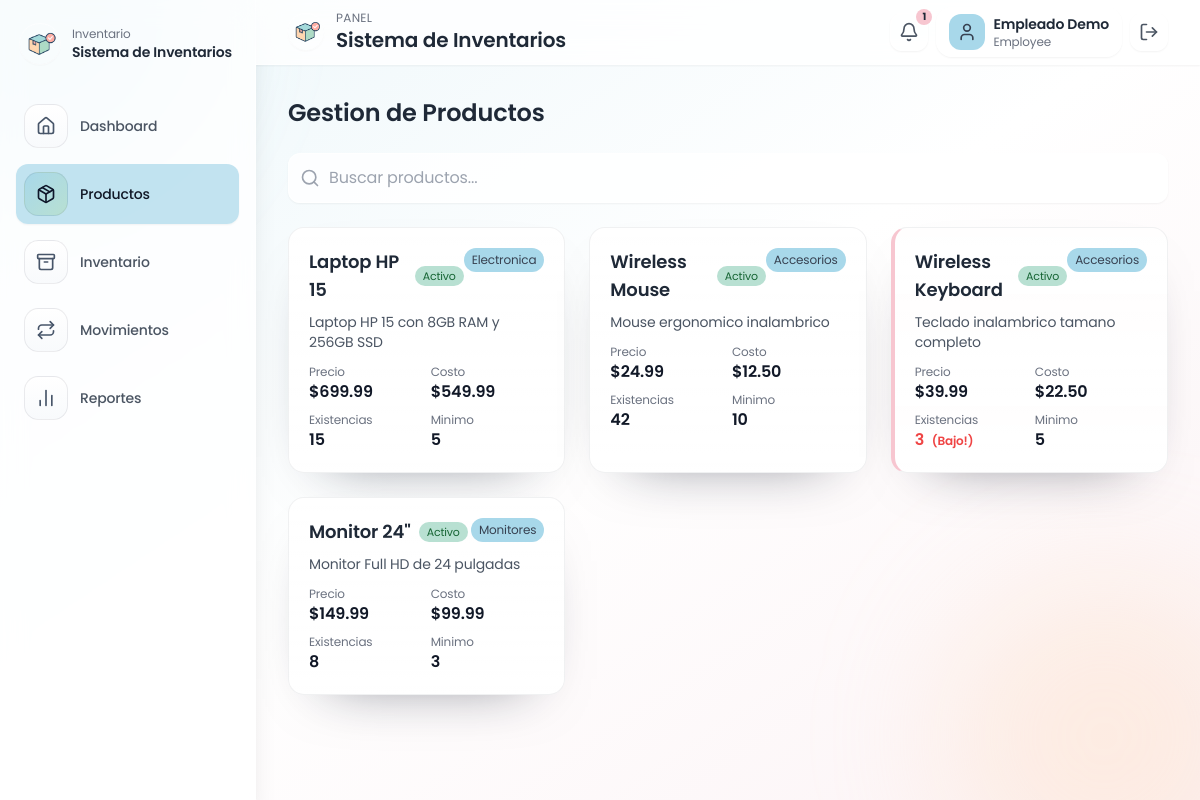
/products (signed in), run on the app's committed database.
### tables this page shows
CREATE TABLE IF NOT EXISTS products (
    id INT AUTO_INCREMENT PRIMARY KEY,
    name VARCHAR(150) NOT NULL,
    description TEXT,
    category_id INT NOT NULL,
    price DECIMAL(10,2) NOT NULL DEFAULT 0,
    cost DECIMAL(10,2) NOT NULL DEFAULT 0,
    stock_quantity INT NOT NULL DEFAULT 0,
    min_stock_level INT NOT NULL DEFAULT 0,
    active TINYINT(1) NOT NULL DEFAULT 1,
    image_url TEXT,
    created_at DATETIME NOT NULL DEFAULT CURRENT_TIMESTAMP,
    CONSTRAINT fk_products_category FOREIGN KEY (category_id) REFERENCES categories(id) ON UPDATE CASCADE
);

CREATE TABLE IF NOT EXISTS categories (
    id INT AUTO_INCREMENT PRIMARY KEY,
    name VARCHAR(120) NOT NULL UNIQUE,
    created_at DATETIME NOT NULL DEFAULT CURRENT_TIMESTAMP
);

### app/helpers.php (called while the page is built, shortened)
<?php
function config(string $key, mixed $default = null): mixed
{
    $config = $GLOBALS['app_config'] ?? [];
    $segments = explode('.', $key);
    $value = $config;
    foreach ($segments as $segment) {
        if (is_array($value) && array_key_exists($segment, $value)) {
            $value = $value[$segment];
        } else {
            return $default;
        }
    }
    return $value;
}
function base_url(string $path = ''): string
{
    $base = config('app.base_url', '');
    if ($base === '') {
        $base = rtrim(str_replace('\\', '/', dirname($_SERVER['SCRIPT_NAME'] ?? '')), '/');
    }
    return rtrim($base, '/') . '/' . ltrim($path, '/');
}
function e(?string $value): string
{
    return htmlspecialchars((string) $value, ENT_QUOTES, 'UTF-8');
}
function render(string $view, array $data = [], ?string $layout = 'layout'): void
{
    $viewFile = __DIR__ . '/Views/' . $view . '.php';
    extract($data);
    include $viewFile;
}

### app/Core/Controller.php (called while the page is built, shortened)
<?php
abstract class Controller
{
    protected function render(string $view, array $data = [], ?string $layout = 'layout'): void
    {
        render($view, $data, $layout);
    }
}

### app/Controllers/ProductController.php (called while the page is built, shortened)
<?php
class ProductController extends Controller
{
    public function index(): void
    {
        $currentUser = auth_user();
        $isAdmin = ($currentUser['role'] ?? null) === 'admin';
        $search = trim($_GET['q'] ?? '');
        $category = isset($_GET['category']) ? (int) $_GET['category'] : null;
        $editId = isset($_GET['edit']) ? (int) $_GET['edit'] : null;
        $editingProduct = ($isAdmin && $editId) ? Product::find($editId) : null;
        $products = Product::all($search ?: null, $category ?: null);
        $categories = Category::all();
        $this->render('products/index', [
            'products' => $products,
            'categories' => $categories,
            'search' => $search,
            'selectedCategory' => $category,
            'editingProduct' => $editingProduct,
            'isAdmin' => $isAdmin,
            'message' => flash('success'),
            'error' => flash('error'),
        ]);
    }
}

### public/index.php (called while the page is built, shortened)
<?php
$router = new Router();
$router->get('/login', [AuthController::class, 'showLogin']);
$router->post('/login', [AuthController::class, 'login']);
$router->get('/logout', [AuthController::class, 'logout']);
$router->get('/', [DashboardController::class, 'index']);
$router->get('/products', [ProductController::class, 'index']);
$router->post('/products/save', [ProductController::class, 'save']);
$router->post('/products/deactivate', [ProductController::class, 'deactivate']);
$router->post('/products/reactivate', [ProductController::class, 'reactivate']);
$router->post('/products/delete', [ProductController::class, 'delete']);
$router->post('/categories/save', [CategoryController::class, 'save']);
$router->get('/inventory', [InventoryController::class, 'index']);
$router->post('/inventory/adjust', [InventoryController::class, 'adjust']);
$router->get('/movements', [MovementController::class, 'index']);
$router->post('/movements/save', [MovementController::class, 'save']);
$router->get('/movements/pending', [MovementController::class, 'pending']);
$router->post('/movements/approve', [MovementController::class, 'approve']);
$router->post('/movements/reject', [MovementController::class, 'reject']);
$router->get('/reports', [ReportController::class, 'index']);
$router->get('/users', [UserController::class, 'index']);
$router->post('/users/save', [UserController::class, 'save']);
$router->post('/users/delete', [UserController::class, 'delete']);
$router->post('/users/toggle', [UserController::class, 'toggle']);
$router->dispatch($_SERVER['REQUEST_METHOD'], parse_url($_SERVER['REQUEST_URI'] ?? '/', PHP_URL_PATH) ?: '/');

### app/Models/Product.php (called while the page is built, shortened)
<?php
class Product
{
    public static function all(?string $search = null, ?int $categoryId = null, bool $onlyActive = false): array
    {
        $pdo = Database::connection();
        $sql = 'SELECT p.*, c.name as category, c.id as category_id, (SELECT COUNT(*) FROM movements m WHERE m.product_id = p.id) as movements_count
                FROM products p
                INNER JOIN categories c ON c.id = p.category_id
                WHERE 1=1';
        $params = [];
        $sql .= ' ORDER BY p.created_at DESC';
        $stmt = $pdo->prepare($sql);
        $stmt->execute($params);
        return $stmt->fetchAll();
    }
}

### app/Views/products/index.php (the view, shortened to what this page needs)
<div class="max-w-7xl mx-auto space-y-6">
    <div class="flex flex-col sm:flex-row items-start sm:items-center justify-between">
        <h2 class="text-2xl font-semibold text-gray-800">Gestion de Productos</h2>
    </div>
    <form method="GET" action="<?= base_url('products') ?>" class="mb-6">
        <div class="relative">
            <div class="absolute inset-y-0 left-0 pl-3 flex items-center pointer-events-none">
                <i data-lucide="search" class="h-5 w-5 text-gray-400"></i>
            </div>
            <input id="product-search" type="text" name="q" placeholder="Buscar productos..." value="<?= e($search) ?>"
                   class="w-full pl-10 pr-10 py-3 border border-white/60 bg-white/80 rounded-xl shadow-sm focus:outline-none focus:ring-2 focus:ring-blue-pastel">
        </div>
    </form>
    <?php if (count($products) === 0): ?>
        <div class="text-center py-12">
            <p class="text-gray-500">No se encontraron productos.</p>
        </div>
    <?php else: ?>
        <div class="grid grid-cols-1 sm:grid-cols-2 lg:grid-cols-3 xl:grid-cols-4 gap-6">
            <?php foreach ($products as $product): ?>
                <?php
                $isLow = $product['stock_quantity'] <= $product['min_stock_level'];
                $isInactive = empty($product['active']);
                ?>
                <div class="card <?= $isLow ? 'low-stock' : '' ?>">
                    <div class="flex flex-col h-full">
                        <div class="flex-1">
                            <div class="flex justify-between items-start">
                                <div class="space-y-1">
                                    <div class="flex items-center space-x-2">
                                        <h3 class="text-lg font-semibold text-gray-800"><?= e($product['name']) ?></h3>
                                        <span class="px-2 py-0.5 text-[11px] rounded-full <?= $isInactive ? 'bg-gray-200 text-gray-700' : 'bg-green-pastel text-green-800' ?>">
                                            <?= $isInactive ? 'Inactivo' : 'Activo' ?>
                                        </span>
                                    </div>
                                </div>
                                <span class="px-2 py-1 text-xs rounded-full bg-blue-pastel text-gray-700">
                                    <?= e($product['category']) ?>
                                </span>
                            </div>
                            <p class="text-sm text-gray-600 mt-2 line-clamp-2">
                                <?= e($product['description']) ?>
                            </p>
                            <div class="mt-3 grid grid-cols-2 gap-2">
                                <div>
                                    <p class="text-xs text-gray-500">Precio</p>
                                    <p class="font-semibold">$<?= number_format((float) $product['price'], 2) ?></p>
                                </div>
                                <div>
                                    <p class="text-xs text-gray-500">Costo</p>
                                    <p class="font-semibold">$<?= number_format((float) $product['cost'], 2) ?></p>
                                </div>
                                <div>
                                    <p class="text-xs text-gray-500">Existencias</p>
                                    <p class="font-semibold <?= $isLow ? 'text-red-500' : '' ?>">
                                        <?= (int) $product['stock_quantity'] ?>
                                        <?= $isLow ? '<span class="ml-1 text-xs">(Bajo!)</span>' : '' ?>
                                    </p>
                                </div>
                                <div>
                                    <p class="text-xs text-gray-500">Minimo</p>
                                    <p class="font-semibold"><?= (int) $product['min_stock_level'] ?></p>
                                </div>
                            </div>
                        </div>
                    </div>
                </div>
            <?php endforeach; ?>
        </div>
    <?php endif; ?>
</div>

### public/assets/styles.css (style rules this page uses)
:root { --pink-pastel: #F7C6D0; --blue-pastel: #A8D8EA; --green-pastel: #B8E0D2; --peach-pastel: #FFD8B5; }
body { font-family: 'Poppins', sans-serif; background: radial-gradient(circle at 0% 0%, rgba(168, 216, 234, 0.22), transparent 30%), radial-gradient(circle at 100% 100%, rgba(255, 216, 181, 0.22), transparent 28%), #fdfefe; color: #0f172a; letter-spacing: -0.01em; }
.card { background: linear-gradient(180deg, rgba(255, 255, 255, 0.95), #ffffff); border-radius: 1rem; padding: 1.25rem; border: 1px solid rgba(15, 23, 42, 0.06); box-shadow: 0 24px 60px -40px rgba(15, 23, 42, 0.6); transition: all 0.2s ease-in-out; }
.low-stock { background-color: rgba(247, 198, 208, 0.2); border-left: 4px solid var(--pink-pastel); }
.line-clamp-2 { display: -webkit-box; -webkit-line-clamp: 2; -webkit-box-orient: vertical; overflow: hidden; }
.bg-blue-pastel { background-color: var(--blue-pastel); }
.bg-green-pastel { background-color: var(--green-pastel); }

### data on the page
products: name "Laptop HP 15", active "Activo", category.name "Electronica", description "Laptop HP 15 con 8GB RAM y 256GB SSD", price "699.99", cost "549.99", stock_quantity "15", min_stock_level "5"
products: name "Wireless Mouse", active "Activo", category.name "Accesorios", description "Mouse ergonomico inalambrico", price "24.99", cost "12.50", stock_quantity "42", min_stock_level "10"
products: name "Wireless Keyboard", active "Activo", category.name "Accesorios", description "Teclado inalambrico tamano completo", price "39.99", cost "22.50", stock_quantity "3", shows "(Bajo!)", min_stock_level "5"
products: name "Monitor 24\"", active "Activo", category.name "Monitores", description "Monitor Full HD de 24 pulgadas", price "149.99", cost "99.99", stock_quantity "8", min_stock_level "3"

### other printed values
config('app.name') "Sistema de Inventarios"
$link['label'] "Dashboard"
$link['label'] "Productos"
$link['label'] "Inventario"
$link['label'] "Movimientos"
$link['label'] "Reportes"
$lowStockCount "1"
$user['name'] "Empleado Demo"
$user['role'] "Employee"
